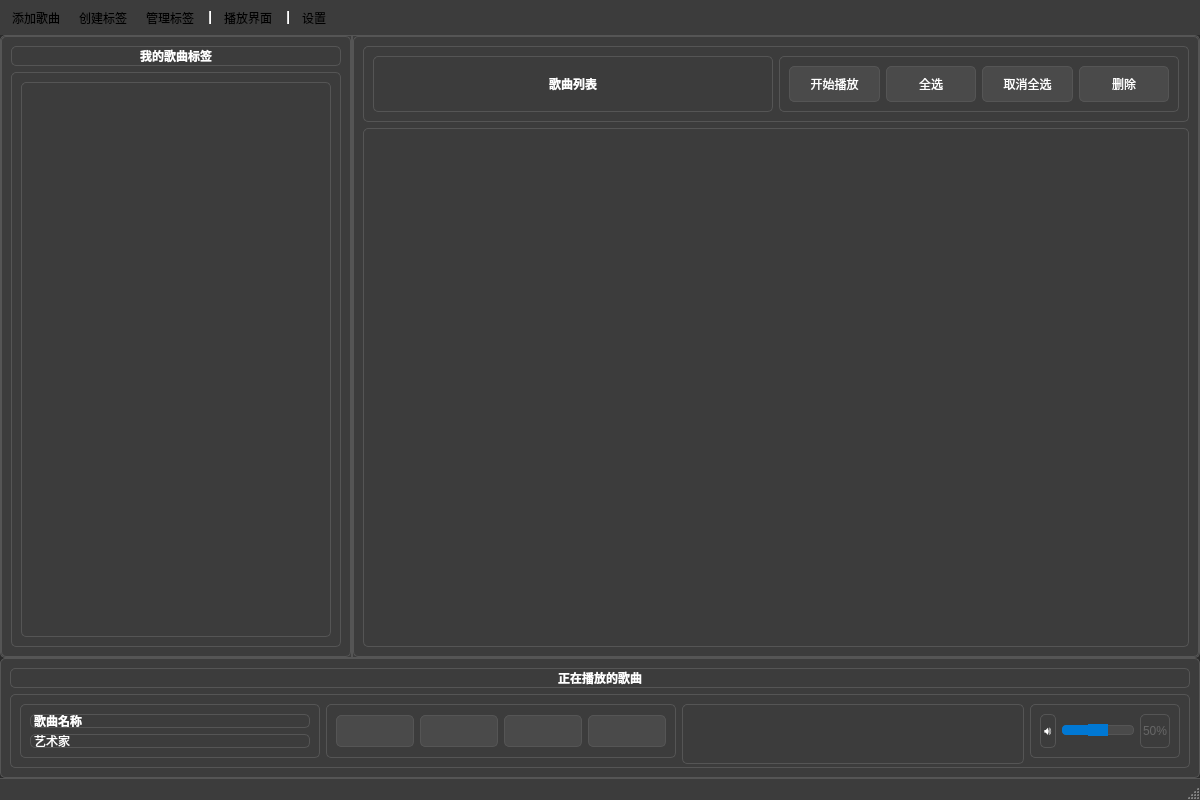
<?xml version="1.0" encoding="UTF-8"?>
<ui version="4.0">
 <class>MainWindow</class>
 <widget class="QMainWindow" name="MainWindow">
  <property name="geometry">
   <rect>
    <x>0</x>
    <y>0</y>
    <width>1200</width>
    <height>800</height>
   </rect>
  </property>
  <property name="windowTitle">
   <string>音乐播放器</string>
  </property>
  <property name="windowIcon">
   <iconset resource="icon.qrc">
    <normaloff>:/new/prefix1/images/applicationIcon.png</normaloff>:/new/prefix1/images/applicationIcon.png</iconset>
  </property>
  <property name="styleSheet">
   <string notr="true">QMainWindow {
    background-color: #2b2b2b;
    color: #ffffff;
}

QToolBar {
    background-color: #3c3c3c;
    border: none;
    spacing: 5px;
    padding: 5px;
}

QToolBar QPushButton {
    background-color: #4a4a4a;
    border: 1px solid #555555;
    border-radius: 5px;
    padding: 8px;
    min-width: 80px;
    color: #ffffff;
}

QToolBar QPushButton:hover {
    background-color: #5a5a5a;
}

QToolBar QPushButton:pressed {
    background-color: #666666;
}

QSplitter::handle {
    background-color: #555555;
    width: 2px;
    height: 2px;
}

QListWidget {
    background-color: #3c3c3c;
    border: 1px solid #555555;
    border-radius: 5px;
    padding: 5px;
    color: #ffffff;
}

QListWidget::item {
    padding: 8px;
    border-bottom: 1px solid #555555;
}

QListWidget::item:selected {
    background-color: #0078d4;
    color: #ffffff;
}

QListWidget::item:hover {
    background-color: #4a4a4a;
}

QLabel {
    color: #ffffff;
    font-size: 12px;
}

QFrame {
    background-color: #3c3c3c;
    border: 1px solid #555555;
    border-radius: 5px;
}

QSlider::groove:horizontal {
    border: 1px solid #555555;
    height: 8px;
    background: #4a4a4a;
    border-radius: 4px;
}

QSlider::handle:horizontal {
    background: #0078d4;
    border: 1px solid #0078d4;
    width: 18px;
    border-radius: 9px;
    margin: -2px 0;
}

QSlider::sub-page:horizontal {
    background: #0078d4;
    border-radius: 4px;
}

QPushButton {
    background-color: #4a4a4a;
    border: 1px solid #555555;
    border-radius: 5px;
    padding: 8px;
    color: #ffffff;
    min-width: 60px;
}

QPushButton:hover {
    background-color: #5a5a5a;
}

QPushButton:pressed {
    background-color: #666666;
}

QStatusBar {
    background-color: #3c3c3c;
    border-top: 1px solid #555555;
    color: #ffffff;
}
</string>
  </property>
  <widget class="QWidget" name="centralwidget">
   <layout class="QVBoxLayout" name="verticalLayout_main">
    <property name="spacing">
     <number>0</number>
    </property>
    <property name="leftMargin">
     <number>0</number>
    </property>
    <property name="topMargin">
     <number>0</number>
    </property>
    <property name="rightMargin">
     <number>0</number>
    </property>
    <property name="bottomMargin">
     <number>0</number>
    </property>
    <item>
     <widget class="QToolBar" name="toolBar">
      <property name="windowTitle">
       <string>主工具栏</string>
      </property>
      <property name="movable">
       <bool>false</bool>
      </property>
      <property name="floatable">
       <bool>false</bool>
      </property>
      <addaction name="actionAddMusic"/>
      <addaction name="actionCreateTag"/>
      <addaction name="actionManageTag"/>
      <addaction name="separator"/>
      <addaction name="actionPlayInterface"/>
      <addaction name="separator"/>
      <addaction name="actionSettings"/>
     </widget>
    </item>
    <item>
     <widget class="QSplitter" name="splitter_main">
      <property name="orientation">
       <enum>Qt::Horizontal</enum>
      </property>
      <property name="childrenCollapsible">
       <bool>false</bool>
      </property>
      <widget class="QFrame" name="frame_tags">
       <property name="frameShape">
        <enum>QFrame::Box</enum>
       </property>
       <property name="frameShadow">
        <enum>QFrame::Raised</enum>
       </property>
       <property name="minimumSize">
        <size>
         <width>250</width>
         <height>0</height>
        </size>
       </property>
       <property name="maximumSize">
        <size>
         <width>350</width>
         <height>16777215</height>
        </size>
       </property>
       <layout class="QVBoxLayout" name="verticalLayout_tags">
        <item>
         <widget class="QLabel" name="label_tags_title">
          <property name="text">
           <string>我的歌曲标签</string>
          </property>
          <property name="font">
           <font>
            <pointsize>14</pointsize>
            <weight>75</weight>
            <bold>true</bold>
           </font>
          </property>
          <property name="alignment">
           <set>Qt::AlignCenter</set>
          </property>
         </widget>
        </item>
        <item>
         <widget class="QFrame" name="frame_my_tags">
          <property name="frameShape">
           <enum>QFrame::Box</enum>
          </property>
          <property name="frameShadow">
           <enum>QFrame::Raised</enum>
          </property>
          <layout class="QVBoxLayout" name="verticalLayout_my_tags">
           <item>
            <widget class="QListWidget" name="listWidget_my_tags">
             <property name="contextMenuPolicy">
              <enum>Qt::CustomContextMenu</enum>
             </property>
             <property name="dragDropMode">
              <enum>QAbstractItemView::InternalMove</enum>
             </property>
             <property name="selectionMode">
              <enum>QAbstractItemView::SingleSelection</enum>
             </property>
             <property name="defaultDropAction">
              <enum>Qt::MoveAction</enum>
             </property>
            </widget>
           </item>
          </layout>
         </widget>
        </item>
       </layout>
      </widget>
      <widget class="QFrame" name="frame_songs">
       <property name="frameShape">
        <enum>QFrame::Box</enum>
       </property>
       <property name="frameShadow">
        <enum>QFrame::Raised</enum>
       </property>
       <layout class="QVBoxLayout" name="verticalLayout_songs">
        <item>
         <widget class="QFrame" name="frame_songs_header">
          <property name="frameShape">
           <enum>QFrame::Box</enum>
          </property>
          <property name="frameShadow">
           <enum>QFrame::Raised</enum>
          </property>
          <property name="maximumSize">
           <size>
            <width>16777215</width>
            <height>80</height>
           </size>
          </property>
          <layout class="QHBoxLayout" name="horizontalLayout_songs_header">
           <item>
            <widget class="QLabel" name="label_songs_title">
             <property name="text">
              <string>歌曲列表</string>
             </property>
             <property name="font">
              <font>
               <pointsize>14</pointsize>
               <weight>75</weight>
               <bold>true</bold>
              </font>
             </property>
             <property name="alignment">
              <set>Qt::AlignCenter</set>
             </property>
            </widget>
           </item>
           <item>
            <widget class="QFrame" name="frame_songs_controls">
             <property name="frameShape">
              <enum>QFrame::NoFrame</enum>
             </property>
             <property name="frameShadow">
              <enum>QFrame::Plain</enum>
             </property>
             <layout class="QHBoxLayout" name="horizontalLayout_songs_controls">
              <item>
               <widget class="QPushButton" name="pushButton_play_all">
                <property name="text">
                 <string>开始播放</string>
                </property>
                <property name="icon">
                 <iconset resource="icon.qrc">
                  <normaloff>:/new/prefix1/images/playIcon.png</normaloff>:/new/prefix1/images/playIcon.png</iconset>
                </property>
                <property name="toolTip">
                 <string>播放/暂停当前歌曲</string>
                </property>
               </widget>
              </item>
              <item>
               <widget class="QPushButton" name="pushButton_repeat">
                <property name="text">
                 <string>全选</string>
                </property>
                <property name="icon">
                 <iconset resource="icon.qrc">
                  <normaloff>:/new/prefix1/images/playlistIcon.png</normaloff>:/new/prefix1/images/playlistIcon.png</iconset>
                </property>
                <property name="toolTip">
                 <string>全选当前标签下的所有歌曲</string>
                </property>
               </widget>
              </item>
              <item>
               <widget class="QPushButton" name="pushButton_sort">
                <property name="text">
                 <string>取消全选</string>
                </property>
                <property name="toolTip">
                 <string>取消选择所有歌曲</string>
                </property>
               </widget>
              </item>
              <item>
               <widget class="QPushButton" name="pushButton_delete">
                <property name="text">
                 <string>删除</string>
                </property>
                <property name="icon">
                 <iconset resource="icon.qrc">
                  <normaloff>:/new/prefix1/images/deleteIcon.png</normaloff>:/new/prefix1/images/deleteIcon.png</iconset>
                </property>
                <property name="toolTip">
                 <string>删除选中的歌曲</string>
                </property>
               </widget>
              </item>
             </layout>
            </widget>
           </item>
          </layout>
         </widget>
        </item>
        <item>
         <widget class="QListWidget" name="listWidget_songs">
          <property name="contextMenuPolicy">
           <enum>Qt::CustomContextMenu</enum>
          </property>
          <property name="dragDropMode">
           <enum>QAbstractItemView::DragDrop</enum>
          </property>
          <property name="selectionMode">
           <enum>QAbstractItemView::ExtendedSelection</enum>
          </property>
          <property name="sortingEnabled">
           <bool>false</bool>
          </property>
         </widget>
        </item>
       </layout>
      </widget>
     </widget>
    </item>
    <item>
     <widget class="QFrame" name="frame_now_playing">
      <property name="frameShape">
       <enum>QFrame::Box</enum>
      </property>
      <property name="frameShadow">
       <enum>QFrame::Raised</enum>
      </property>
      <property name="maximumSize">
       <size>
        <width>16777215</width>
        <height>120</height>
       </size>
      </property>
      <layout class="QVBoxLayout" name="verticalLayout_now_playing">
       <item>
        <widget class="QLabel" name="label_now_playing_title">
         <property name="text">
          <string>正在播放的歌曲</string>
         </property>
         <property name="font">
          <font>
           <pointsize>12</pointsize>
           <weight>75</weight>
           <bold>true</bold>
          </font>
         </property>
         <property name="alignment">
          <set>Qt::AlignCenter</set>
         </property>
        </widget>
       </item>
       <item>
        <widget class="QFrame" name="frame_playback_controls">
         <property name="frameShape">
          <enum>QFrame::NoFrame</enum>
         </property>
         <property name="frameShadow">
          <enum>QFrame::Plain</enum>
         </property>
         <layout class="QHBoxLayout" name="horizontalLayout_playback_controls">
          <item>
           <widget class="QFrame" name="frame_song_info">
            <property name="frameShape">
             <enum>QFrame::NoFrame</enum>
            </property>
            <property name="frameShadow">
             <enum>QFrame::Plain</enum>
            </property>
            <property name="maximumSize">
             <size>
              <width>300</width>
              <height>16777215</height>
             </size>
            </property>
            <layout class="QVBoxLayout" name="verticalLayout_song_info">
             <item>
              <widget class="QLabel" name="label_song_title">
               <property name="text">
                <string>歌曲名称</string>
               </property>
               <property name="font">
                <font>
                 <pointsize>11</pointsize>
                 <weight>75</weight>
                 <bold>true</bold>
                </font>
               </property>
              </widget>
             </item>
             <item>
              <widget class="QLabel" name="label_song_artist">
               <property name="text">
                <string>艺术家</string>
               </property>
               <property name="font">
                <font>
                 <pointsize>10</pointsize>
                </font>
               </property>
              </widget>
             </item>
            </layout>
           </widget>
          </item>
          <item>
           <widget class="QFrame" name="frame_playback_buttons">
            <property name="frameShape">
             <enum>QFrame::NoFrame</enum>
            </property>
            <property name="frameShadow">
             <enum>QFrame::Plain</enum>
            </property>
            <layout class="QHBoxLayout" name="horizontalLayout_playback_buttons">
             <item>
              <widget class="QPushButton" name="pushButton_previous">
               <property name="text">
                <string></string>
               </property>
               <property name="icon">
                <iconset resource="icon.qrc">
                 <normaloff>:/new/prefix1/images/lastSongIcon.png</normaloff>:/new/prefix1/images/lastSongIcon.png</iconset>
               </property>
               <property name="toolTip">
                <string>上一首</string>
               </property>
               <property name="iconSize">
                <size>
                 <width>24</width>
                 <height>24</height>
                </size>
               </property>
              </widget>
             </item>
             <item>
              <widget class="QPushButton" name="pushButton_play_pause">
               <property name="text">
                <string></string>
               </property>
               <property name="icon">
                <iconset resource="icon.qrc">
                 <normaloff>:/new/prefix1/images/playIcon.png</normaloff>:/new/prefix1/images/playIcon.png</iconset>
               </property>
               <property name="toolTip">
                <string>播放/暂停</string>
               </property>
               <property name="iconSize">
                <size>
                 <width>32</width>
                 <height>32</height>
                </size>
               </property>
              </widget>
             </item>
             <item>
              <widget class="QPushButton" name="pushButton_play_mode">
               <property name="text">
                <string></string>
               </property>
               <property name="icon">
                <iconset resource="icon.qrc">
                 <normaloff>:/new/prefix1/images/listCycle.png</normaloff>:/new/prefix1/images/listCycle.png</iconset>
               </property>
               <property name="toolTip">
                <string>播放模式：列表循环</string>
               </property>
               <property name="iconSize">
                <size>
                 <width>24</width>
                 <height>24</height>
                </size>
               </property>
              </widget>
             </item>
             <item>
              <widget class="QPushButton" name="pushButton_next">
               <property name="text">
                <string></string>
               </property>
               <property name="icon">
                <iconset resource="icon.qrc">
                 <normaloff>:/new/prefix1/images/followingSongIcon.png</normaloff>:/new/prefix1/images/followingSongIcon.png</iconset>
               </property>
               <property name="toolTip">
                <string>下一首</string>
               </property>
               <property name="iconSize">
                <size>
                 <width>24</width>
                 <height>24</height>
                </size>
               </property>
              </widget>
             </item>
            </layout>
           </widget>
          </item>
          <item>
           <widget class="QFrame" name="frame_progress">
            <property name="frameShape">
             <enum>QFrame::NoFrame</enum>
            </property>
            <property name="frameShadow">
             <enum>QFrame::Plain</enum>
            </property>
            <property name="minimumSize">
             <size>
              <width>0</width>
              <height>60</height>
             </size>
            </property>
            <property name="maximumSize">
             <size>
              <width>16777215</width>
              <height>80</height>
             </size>
            </property>
            <!-- 自定义MusicProgressBar组件将在此处动态添加 -->
           </widget>
          </item>
          <item>
           <widget class="QFrame" name="frame_volume">
            <property name="frameShape">
             <enum>QFrame::NoFrame</enum>
            </property>
            <property name="frameShadow">
             <enum>QFrame::Plain</enum>
            </property>
            <property name="maximumSize">
             <size>
              <width>150</width>
              <height>16777215</height>
             </size>
            </property>
            <layout class="QHBoxLayout" name="horizontalLayout_volume">
             <item>
              <widget class="QLabel" name="label_volume_icon">
               <property name="text">
                <string>🔊</string>
               </property>
               <property name="font">
                <font>
                 <pointsize>12</pointsize>
                </font>
               </property>
              </widget>
             </item>
             <item>
              <widget class="QSlider" name="slider_volume">
               <property name="minimum">
                <number>0</number>
               </property>
               <property name="maximum">
                <number>100</number>
               </property>
               <property name="value">
                <number>50</number>
               </property>
               <property name="orientation">
                <enum>Qt::Horizontal</enum>
               </property>
               <property name="toolTip">
                <string>音量控制</string>
               </property>
              </widget>
             </item>
             <item>
              <widget class="QLabel" name="label_volume_value">
               <property name="text">
                <string>50%</string>
               </property>
               <property name="font">
                <font>
                 <pointsize>9</pointsize>
                </font>
               </property>
               <property name="styleSheet">
                <string>QLabel { color: #666; }</string>
               </property>
               <property name="alignment">
                <set>Qt::AlignCenter</set>
               </property>
               <property name="minimumSize">
                <size>
                 <width>30</width>
                 <height>0</height>
                </size>
               </property>
               <property name="maximumSize">
                <size>
                 <width>40</width>
                 <height>16777215</height>
                </size>
               </property>
              </widget>
             </item>
            </layout>
           </widget>
          </item>
         </layout>
        </widget>
       </item>
      </layout>
     </widget>
    </item>
   </layout>
  </widget>
  <widget class="QStatusBar" name="statusbar">
   <property name="styleSheet">
    <string notr="true">QStatusBar {
    background-color: #3c3c3c;
    border-top: 1px solid #555555;
    color: #ffffff;
}</string>
   </property>
  </widget>
  <action name="actionAddMusic">
   <property name="icon">
    <iconset resource="icon.qrc">
     <normaloff>:/new/prefix1/images/addMusicIcon.png</normaloff>:/new/prefix1/images/addMusicIcon.png</iconset>
   </property>
   <property name="text">
    <string>添加歌曲</string>
   </property>
   <property name="toolTip">
    <string>添加音乐文件到播放列表</string>
   </property>
  </action>
  <action name="actionCreateTag">
   <property name="icon">
    <iconset resource="icon.qrc">
     <normaloff>:/new/prefix1/images/createIcon.png</normaloff>:/new/prefix1/images/createIcon.png</iconset>
   </property>
   <property name="text">
    <string>创建标签</string>
   </property>
   <property name="toolTip">
    <string>创建新的音乐标签</string>
   </property>
  </action>
  <action name="actionManageTag">
   <property name="icon">
    <iconset resource="icon.qrc">
     <normaloff>:/new/prefix1/images/manageIcon.png</normaloff>:/new/prefix1/images/manageIcon.png</iconset>
   </property>
   <property name="text">
    <string>管理标签</string>
   </property>
   <property name="toolTip">
    <string>管理和编辑音乐标签</string>
   </property>
  </action>
  <action name="actionPlayInterface">
   <property name="icon">
    <iconset resource="icon.qrc">
     <normaloff>:/new/prefix1/images/playIcon.png</normaloff>:/new/prefix1/images/playIcon.png</iconset>
   </property>
   <property name="text">
    <string>播放界面</string>
   </property>
   <property name="toolTip">
    <string>打开音频播放和可视化界面</string>
   </property>
  </action>
  <action name="actionSettings">
   <property name="text">
    <string>设置</string>
   </property>
   <property name="toolTip">
    <string>应用程序设置</string>
   </property>
  </action>
 </widget>
 <resources>
  <include location="icon.qrc"/>
 </resources>
 <connections/>
</ui>
